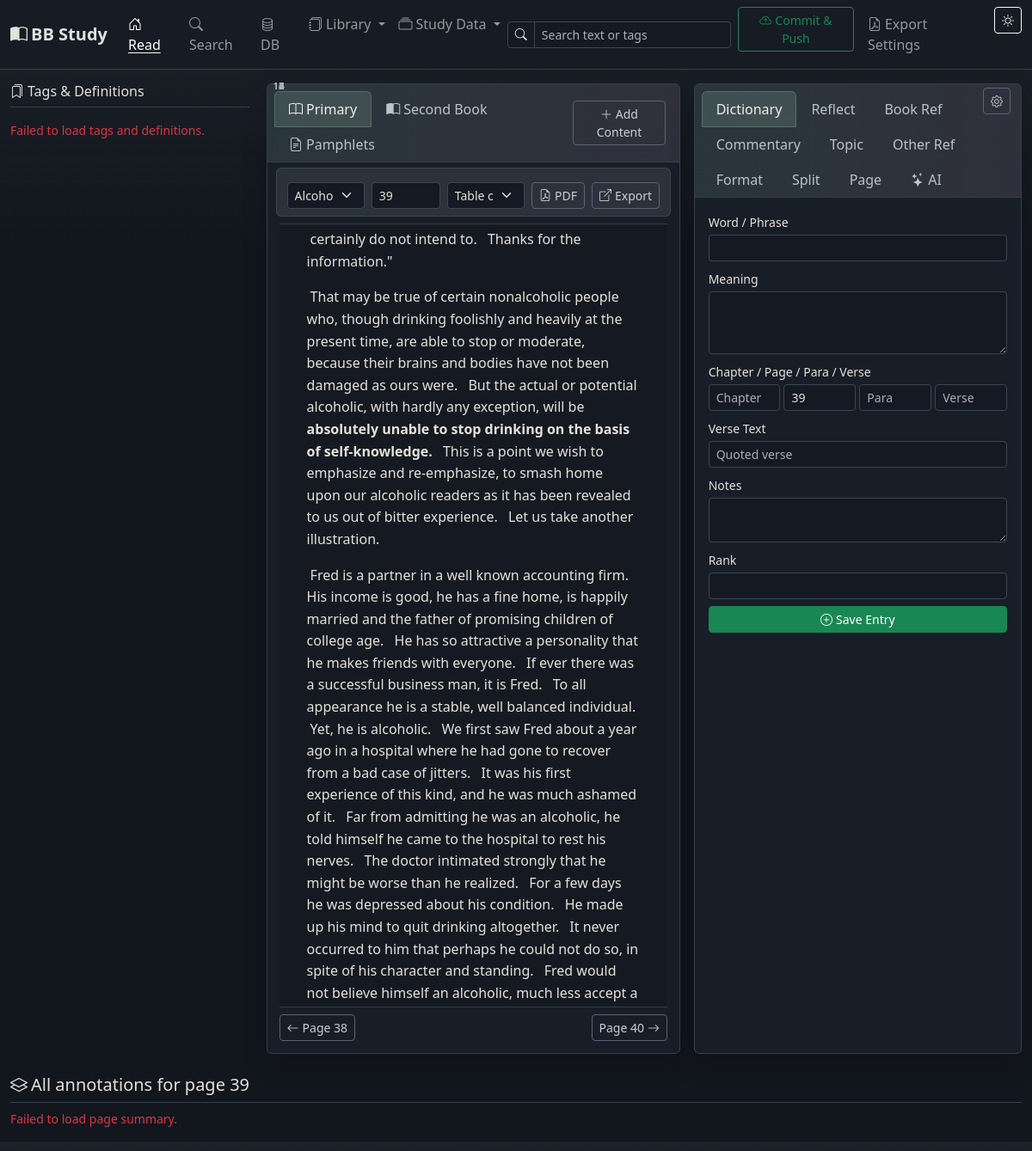
The page / on the database its author committed.
### app/models.py (models this page shows, shortened)
class Setting(db.Model):
    __tablename__ = 'settings'
    id = db.Column(db.Integer, primary_key=True)
    key = db.Column(db.String(100), unique=True, nullable=False)
    value = db.Column(db.Text, default='')

class BookContent(db.Model):
    __tablename__ = 'book_content'
    id = db.Column(db.Integer, primary_key=True)
    book_id = db.Column(db.Integer, db.ForeignKey('books.id'), nullable=False)
    content_mode = db.Column(db.String(20), nullable=False, default='sentence')
    chapter_number = db.Column(db.String(20))
    chapter_name = db.Column(db.String(100))
    chapter = db.Column(db.String(100))
    page = db.Column(db.String(20))
    relative_page_number = db.Column(db.Integer)
    paragraph = db.Column(db.Integer)
    verse = db.Column(db.Integer)
    content = db.Column(db.Text, nullable=False)
    created_at = db.Column(db.DateTime, default=datetime.utcnow)
    topics = db.relationship('ContentTopic', backref='content', lazy=True,
                             cascade='all, delete-orphan',
                             foreign_keys='ContentTopic.book_content_id')

### app/routes/main.py (the view)
@main_bp.route('/')
def index():
    theme = get_theme()
    book_id = request.args.get('book_id', type=int)
    current_book = Book.query.get(book_id) if book_id else get_current_book()
    current_page = request.args.get('page') or (
        get_book_page(current_book.id, get_current_page()) if current_book else get_current_page()
    )
    content_mode = 'sentence'
    secondary_book_id = request.args.get('secondary_book_id', type=int)
    secondary_book = Book.query.get(secondary_book_id) if secondary_book_id else get_current_secondary_book()
    secondary_page = request.args.get('secondary_page') or (
        get_secondary_book_page(secondary_book.id, '1') if secondary_book else '1'
    )
    secondary_content_mode = 'sentence'
    books = Book.query.order_by(Book.title).all()
    if current_book:
        _set_setting('current_book_id', current_book.id)
        if current_page:
            _set_setting('current_page', current_page)
            _set_setting(_book_position_key(current_book.id, 'page'), current_page)
    if secondary_book:
        _set_setting('current_secondary_book_id', secondary_book.id)
        if secondary_page:
            _set_setting(_secondary_book_position_key(secondary_book.id, 'page'), secondary_page)
    primary_state = _build_reader_state(current_book, current_page)
    secondary_state = _build_reader_state(secondary_book, secondary_page)
    return render_template('index.html',
                           theme=theme,
                           current_book=current_book,
                           current_page=current_page,
                           previous_page=primary_state['previous_page'],
                           next_page=primary_state['next_page'],
                           content_mode=content_mode,
                           page_content=primary_state['page_content'],
                           content_formats=primary_state['content_formats'],
                           toc_entries=primary_state['toc_entries'],
                           secondary_book=secondary_book,
                           secondary_page=secondary_page,
                           secondary_previous_page=secondary_state['previous_page'],
                           secondary_next_page=secondary_state['next_page'],
                           secondary_content_mode=secondary_content_mode,
                           secondary_page_content=secondary_state['page_content'],
                           secondary_content_formats=secondary_state['content_formats'],
                           secondary_toc_entries=secondary_state['toc_entries'],
                           books=books)

### app/templates/index.html (shortened to what this page needs)
{% extends 'base.html' %}
{% block navbar_tools %}
<div class="d-flex align-items-center gap-2 my-2 my-lg-0 me-lg-2">
  <div class="position-relative">
    <div class="input-group input-group-sm" style="width:260px;">
      <span class="input-group-text"><i class="bi bi-search"></i></span>
      <input id="readSearchQuery" type="text" class="form-control" placeholder="Search text or tags">
    </div>
  </div>
</div>
{% endblock %}
{% block content %}
<div class="row g-3">
  <aside class="col-xl-3 page-study-rail {% if not current_book %}d-none{% endif %}" aria-label="Tags and definitions">
    <div class="page-study-rail-inner">
      <h6 class="border-bottom pb-2 mb-3">
        <i class="bi bi-bookmarks me-1"></i>Tags &amp; Definitions
      </h6>
      <div id="pageStudyRail" class="page-study-stack">
      </div>
    </div>
  </aside>
  <div class="col-lg-7 {% if current_book %}col-xl-5{% else %}col-xl-7{% endif %}">
    <div class="card h-100">
      <div class="card-header d-flex justify-content-between align-items-center">
        <ul class="nav nav-tabs card-header-tabs" id="bookPaneTabs">
          <li class="nav-item">
            <button class="nav-link active" data-bs-toggle="tab" data-bs-target="#primaryBookPane">
              <i class="bi bi-book me-1"></i>Primary
            </button>
          </li>
          <li class="nav-item">
            <button class="nav-link" data-bs-toggle="tab" data-bs-target="#secondaryBookPane">
              <i class="bi bi-book-half me-1"></i>Second Book
            </button>
          </li>
          <li class="nav-item">
            <button class="nav-link" data-bs-toggle="tab" data-bs-target="#pamphletBookPane">
              <i class="bi bi-file-earmark-text me-1"></i>Pamphlets
            </button>
          </li>
        </ul>
        <button class="btn btn-sm btn-outline-secondary" data-bs-toggle="modal" data-bs-target="#addContentModal">
          <i class="bi bi-plus-lg"></i> Add Content
        </button>
      </div>
      <div class="card-body tab-content book-pane-body">
        <div class="tab-pane fade show active" id="primaryBookPane">
          <div class="reader-controls row g-2 align-items-center mb-2">
            <div class="col-12 col-md">
              <select id="bookSelect" class="form-select form-select-sm">
                {% for b in books %}
                  <option value="{{ b.id }}" {% if current_book and current_book.id == b.id %}selected{% endif %}>
                    {{ b.title }}
                  </option>
                {% endfor %}
              </select>
            </div>
            <div class="col-auto">
              <input id="pageInput" type="text" class="form-control form-control-sm" style="width:80px;"
                     value="{{ current_page }}" placeholder="Page">
            </div>
            {% if toc_entries %}
            <div class="col-12 col-md">
              <select id="primaryTocSelect" class="form-select form-select-sm">
                <option value="">Table of contents</option>
              </select>
            </div>
            {% endif %}
            <div class="col-auto">
              {% if current_book and current_book.pdf_path %}
                <a class="btn btn-sm btn-outline-secondary" href="{{ url_for('main.book_pdf', book_id=current_book.id) }}" target="_blank" rel="noopener">
                  <i class="bi bi-file-earmark-pdf me-1"></i>PDF
                </a>
              {% endif %}
            </div>
            <div class="col-auto">
              {% if current_book %}
                <a class="btn btn-sm btn-outline-secondary" href="{{ url_for('main.export_page_pdf', book_id=current_book.id, page=current_page) }}" target="_blank" rel="noopener">
                  <i class="bi bi-box-arrow-up-right me-1"></i>Export
                </a>
              {% endif %}
            </div>
          </div>
          <div class="book-content-scroll" id="pageContentArea">
            {% if page_content %}
              {% set cur_para = namespace(val=None) %}
              {% for item in page_content %}
                {% if item.paragraph != cur_para.val %}
                  {% if cur_para.val is not none %}</p>{% endif %}
                  <p class="book-paragraph" data-paragraph="{{ item.paragraph }}">
                  {% set cur_para.val = item.paragraph %}
                {% endif %}
                {% set verse_key = item.paragraph ~ '-' ~ item.verse %}
                {% set fmt = content_formats.get(verse_key) %}
                <span class="verse-fragment sentence-verse {{ 'formatted-bold' if fmt and fmt.is_bold else '' }} {{ 'formatted-italic' if fmt and fmt.is_italic else '' }} {{ 'formatted-role-' ~ fmt.content_role if fmt and fmt.content_role and fmt.content_role != 'body' else '' }} {{ 'formatted-align-' ~ fmt.alignment_override if fmt and fmt.alignment_override else '' }}"
                      data-is-bold="{{ 'true' if fmt and fmt.is_bold else 'false' }}"
                      data-is-italic="{{ 'true' if fmt and fmt.is_italic else 'false' }}"
                      data-content-role="{{ fmt.content_role if fmt and fmt.content_role else 'body' }}"
                      data-alignment-override="{{ fmt.alignment_override if fmt and fmt.alignment_override else '' }}"
                      data-content-id="{{ item.id }}"
                      data-content-mode="sentence"
                      data-raw-content="{{ item.content }}"
                      data-verse-key="{{ verse_key }}"
                      data-chapter="{{ item.chapter_name or item.chapter or '' }}"
                      data-page="{{ item.page }}"
                      data-paragraph="{{ item.paragraph }}"
                      data-verse="{{ item.verse }}"><sup class="content-number">{{ item.verse }}</sup>{{ item.content }} </span>
              {% endfor %}
              {% if page_content %}</p>{% endif %}
            {% elif current_book %}
              <p class="text-muted fst-italic">No content stored for this page yet.</p>
            {% else %}
              <p class="text-muted fst-italic">Select a book and page to begin reading.</p>
            {% endif %}
          </div>
          {% if current_book %}
          <div class="reader-footer d-flex justify-content-between align-items-center mt-2">
            <div>
              {% if previous_page %}
              <a class="btn btn-sm btn-outline-secondary"
                 href="{{ url_for('main.index', book_id=current_book.id, page=previous_page, secondary_book_id=secondary_book.id if secondary_book else none, secondary_page=secondary_page if secondary_book else none) }}">
                <i class="bi bi-arrow-left me-1"></i>Page {{ previous_page }}
              </a>
              {% endif %}
            </div>
            <div>
              {% if next_page %}
              <a class="btn btn-sm btn-outline-secondary"
                 href="{{ url_for('main.index', book_id=current_book.id, page=next_page, secondary_book_id=secondary_book.id if secondary_book else none, secondary_page=secondary_page if secondary_book else none) }}">
                Page {{ next_page }}<i class="bi bi-arrow-right ms-1"></i>
              </a>
              {% endif %}
            </div>
          </div>
          {% endif %}
        </div>
      </div>
    </div>
  </div>
  <div class="col-lg-5 col-xl-4">
    <div class="card h-100">
      <div class="card-header d-flex align-items-start justify-content-between gap-2">
        <ul class="nav nav-tabs card-header-tabs flex-grow-1" id="entryTabs">
          <li class="nav-item">
            <button class="nav-link active" data-bs-toggle="tab" data-bs-target="#tabDict">
              Dictionary
            </button>
          </li>
          <li class="nav-item">
            <button class="nav-link" data-bs-toggle="tab" data-bs-target="#tabReflect">
              Reflect
            </button>
          </li>
          <li class="nav-item">
            <button class="nav-link" data-bs-toggle="tab" data-bs-target="#tabRef">
              Book Ref
            </button>
          </li>
          <li class="nav-item">
            <button class="nav-link" data-bs-toggle="tab" data-bs-target="#tabComm">
              Commentary
            </button>
          </li>
          <li class="nav-item">
            <button class="nav-link" data-bs-toggle="tab" data-bs-target="#tabTopic">
              Topic
            </button>
          </li>
          <li class="nav-item">
            <button class="nav-link" data-bs-toggle="tab" data-bs-target="#tabSrc">
              Other Ref
            </button>
          </li>
          <li class="nav-item">
            <button class="nav-link" data-bs-toggle="tab" data-bs-target="#tabFormat">
              Format
            </button>
          </li>
          <li class="nav-item">
            <button class="nav-link" data-bs-toggle="tab" data-bs-target="#tabSplit">
              Split
            </button>
          </li>
          <li class="nav-item">
            <button class="nav-link" data-bs-toggle="tab" data-bs-target="#tabPageFormat">
              Page
            </button>
          </li>
          <li class="nav-item">
            <button class="nav-link" data-bs-toggle="tab" data-bs-target="#tabAI">
              <i class="bi bi-stars me-1"></i>AI
            </button>
          </li>
        </ul>
        <button class="btn btn-sm btn-outline-secondary ai-settings-trigger" type="button"
                data-bs-toggle="modal" data-bs-target="#aiSettingsModal"
                aria-label="AI settings" title="AI settings">
          <i class="bi bi-gear"></i>
        </button>
      </div>
      <div class="card-body tab-content overflow-auto" style="max-height:60vh;">
        <div class="tab-pane fade show active" id="tabDict">
          <form id="dictForm" class="mb-0">
            <div class="mb-2">
              <label class="form-label small mb-1">Word / Phrase</label>
              <input type="text" class="form-control form-control-sm" id="dictWord" required>
            </div>
            <div class="mb-2">
              <label class="form-label small mb-1">Meaning</label>
              <textarea class="form-control form-control-sm" id="dictMeaning" rows="3" required></textarea>
            </div>
            <div class="mb-2">
              <label class="form-label small mb-1">Chapter / Page / Para / Verse</label>
              <div class="row g-1">
                <div class="col"><input type="text" class="form-control form-control-sm" id="dictChapter" placeholder="Chapter"></div>
                <div class="col"><input type="text" class="form-control form-control-sm" id="dictPage" placeholder="Page"></div>
                <div class="col"><input type="number" class="form-control form-control-sm" id="dictPara" placeholder="Para"></div>
                <div class="col"><input type="number" class="form-control form-control-sm" id="dictLine" placeholder="Verse"></div>
              </div>
            </div>
            <div class="mb-2">
              <label class="form-label small mb-1">Verse Text</label>
              <input type="text" class="form-control form-control-sm" id="dictLineText" placeholder="Quoted verse">
            </div>
            <div class="mb-2">
              <label class="form-label small mb-1">Notes</label>
              <textarea class="form-control form-control-sm" id="dictNotes" rows="2"></textarea>
            </div>
            <div class="mb-2">
              <label class="form-label small mb-1">Rank</label>
              <input type="number" class="form-control form-control-sm" id="dictRank" min="1" step="1">
            </div>
            <button type="submit" class="btn btn-sm btn-success w-100">
              <i class="bi bi-plus-circle me-1"></i>Save Entry
            </button>
          </form>
        </div>
      </div>
    </div>
  </div>
</div>
<div class="mt-4" id="pageSummarySection">
  {% if current_book %}
  <h5 class="border-bottom pb-2">
    <i class="bi bi-layers me-1"></i>All annotations for page <span id="summaryPageLabel">{{ current_page }}</span>
  </h5>
  <div id="pageSummary" class="summary-masonry">
  </div>
  {% endif %}
</div>
{% endblock %}

### rows shown on the page
Setting: value "39"
BookContent: verse "1", content "certainly do not intend to."
BookContent: verse "2", content "Thanks for the information.\""
BookContent: verse "1", content "That may be true of certain nonalcoholic people who, though drinking foolishly and heavily at the present time, are able to stop or moderate, because their brains and bodies have not been damaged as ours were."
BookContent: verse "2", content "But the actual or potential alcoholic, with hardly any exception, will be"
BookContent: verse "4", content "This is a point we wish to emphasize and re-emphasize, to smash home upon our alcoholic readers as it has been revealed to us out of bitter experience."
BookContent: verse "5", content "Let us take another illustration."
BookContent: verse "1", content "Fred is a partner in a well known accounting firm."
BookContent: verse "2", content "His income is good, he has a fine home, is happily married and the father of promising children of college age."
BookContent: verse "3", content "He has so attractive a personality that he makes friends with everyone."
BookContent: verse "4", content "If ever there was a successful business man, it is Fred."
BookContent: verse "5", content "To all appearance he is a stable, well balanced individual."
BookContent: verse "6", content "Yet, he is alcoholic."
BookContent: verse "7", content "We first saw Fred about a year ago in a hospital where he had gone to recover from a bad case of jitters."
BookContent: verse "8", content "It was his first experience of this kind, and he was much ashamed of it."
BookContent: verse "9", content "Far from admitting he was an alcoholic, he told himself he came to the hospital to rest his nerves."
BookContent: verse "10", content "The doctor intimated strongly that he might be worse than he realized."
BookContent: verse "11", content "For a few days he was depressed about his condition."
BookContent: verse "12", content "He made up his mind to quit drinking altogether."
BookContent: verse "13", content "It never occurred to him that perhaps he could not do so, in spite of his character and standing."
BookContent: verse "14", content "Fred would not believe himself an alcoholic, much less accept a…"
BookContent: verse "15"

### other values the page prints
{{ item.verse }} "3"
{{ item.content }} "absolutely unable to stop drinking on the basis of self-knowledge."
{{ previous_page }} "38"
{{ next_page }} "40"
form field value "Alcoholics Anonymous"
